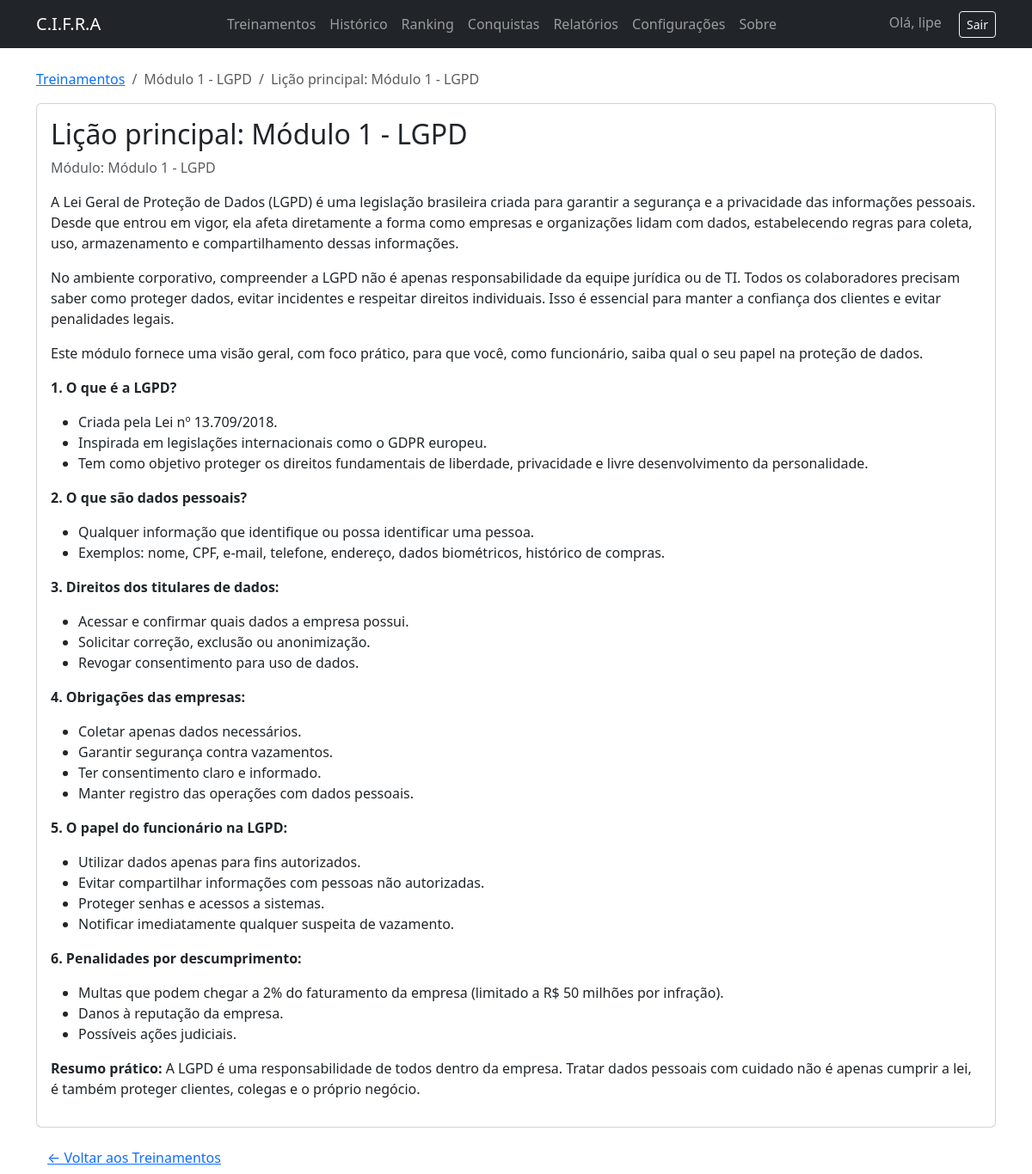
/training/modulo-1-lgpd/licao-principal-modulo-1-lgpd/ (signed in), run on the app's committed database.
### core/models.py (models this page shows, shortened)
class User(AbstractUser):
    ROLE_EMPLOYEE = "employee"
    ROLE_ADMIN_TI = "admin_ti"
    ROLE_CHOICES = [
        (ROLE_EMPLOYEE, "Funcionário"),
        (ROLE_ADMIN_TI, "Admin TI"),
    ]
    role = models.CharField(
        max_length=20,
        choices=ROLE_CHOICES,
        default=ROLE_EMPLOYEE,
    )
    score = models.IntegerField(default=0)

class Module(models.Model):
    title = models.CharField(max_length=200)
    slug = models.SlugField(unique=True, max_length=200)
    summary = models.TextField(blank=True)
    order = models.PositiveIntegerField(default=0)
    class Meta:
        ordering = ['order', 'title']
        verbose_name = "Módulo"
        verbose_name_plural = "Módulos"

class Lesson(models.Model):
    module = models.ForeignKey(Module, on_delete=models.CASCADE, related_name='lessons')
    title = models.CharField(max_length=200)
    slug = models.SlugField(max_length=200)
    content_html = models.TextField(blank=True, help_text="HTML sanitizado para renderizar a lição")
    content_markdown = models.TextField(blank=True, help_text="(Opcional) versão em markdown")
    order = models.PositiveIntegerField(default=0)
    created_at = models.DateTimeField(auto_now_add=True)
    resources_file = models.FileField(upload_to='lesson_resources/', null=True, blank=True,
                                      help_text="Arquivo (PDF/DOCX) disponível para download")
    class Meta:
        unique_together = ('module', 'slug')
        ordering = ['order']
        verbose_name = "Lição"
        verbose_name_plural = "Lições"

### core/views.py (the view)
# urls.py: path('training/<slug:module_slug>/<slug:lesson_slug>/', views.lesson_detail, name='lesson_detail'),  # detalhe de aula
@login_required
def lesson_detail(request, module_slug, lesson_slug):
    module = get_object_or_404(Module, slug=module_slug)
    lesson = get_object_or_404(Lesson, module=module, slug=lesson_slug)
    safe_html = bleach.clean(lesson.content_html or '', tags=ALLOWED_TAGS, attributes=ALLOWED_ATTRS, strip=True)
    if request.headers.get('x-requested-with') == 'XMLHttpRequest':
        return JsonResponse({'title': lesson.title, 'content_html': safe_html})
    return render(request, 'core/lesson_detail.html', {'module': module, 'lesson': lesson, 'content_html': safe_html})

### core/templates/core/lesson_detail.html (shortened to what this page needs)
{% extends "core/base.html" %}
{% block content %}
<nav aria-label="breadcrumb" class="mb-3">
  <ol class="breadcrumb">
    <li class="breadcrumb-item"><a href="{% url 'training' %}">Treinamentos</a></li>
    <li class="breadcrumb-item active" aria-current="page">{{ module.title }}</li>
    <li class="breadcrumb-item active" aria-current="page">{{ lesson.title }}</li>
  </ol>
</nav>
<div class="card mb-3">
  <div class="card-body">
    <h2 class="card-title">{{ lesson.title }}</h2>
    <p class="text-muted mb-3">Módulo: {{ module.title }}</p>
    <div class="lesson-content">
      {{ content_html|safe }}
    </div>
  </div>
</div>
<a class="btn btn-link" href="{% url 'training' %}">&larr; Voltar aos Treinamentos</a>
{% endblock %}

### core/templates/core/base.html (shortened to what this page needs)
<!DOCTYPE html>
<html lang="pt-BR">
<head>
    <link rel="stylesheet" href="https://cdn.jsdelivr.net/npm/bootstrap@5.3.0/dist/css/bootstrap.min.css">
</head>
<body>
<nav class="navbar navbar-expand-lg navbar-dark bg-dark mb-4">
    <div class="container">
        <a class="navbar-brand" href="{% url 'index' %}">C.I.F.R.A</a>
        <div>
            <ul class="navbar-nav me-auto">
              <li class="nav-item"><a class="nav-link" href="{% url 'training' %}">Treinamentos</a></li>
              <li class="nav-item"><a class="nav-link" href="{% url 'attempts' %}">Histórico</a></li>
              <li class="nav-item"><a class="nav-link" href="{% url 'ranking' %}">Ranking</a></li>
              <li class="nav-item"><a class="nav-link" href="{% url 'achievements' %}">Conquistas</a></li>
              {% if user.is_authenticated and user.role == "admin_ti" %}
                <li class="nav-item"><a class="nav-link" href="{% url 'reports' %}">Relatórios</a></li>
                <li class="nav-item"><a class="nav-link" href="{% url 'settings' %}">Configurações</a></li>
              {% endif %}
              <li class="nav-item"><a class="nav-link" href="{% url 'about' %}">Sobre</a></li>
            </ul>
        </div>
        <div>
            {% if user.is_authenticated %}
                <span class="navbar-text me-3">Olá, {{ user.username }}</span>
                <form action="{% url 'logout' %}" method="post" style="display:inline;">
                <button type="submit" class="btn btn-outline-light btn-sm">Sair</button>
                </form>
            {% else %}
                <a class="btn btn-outline-light btn-sm" href="{% url 'login' %}">Entrar</a>
            {% endif %}
        </div>
    </div>
</nav>
<div class="container">
    {% block content %}{% endblock %}
</div>
</body>
</html>

### data on the page
User: username "lipe"
Module: title "Módulo 1 - LGPD"
Lesson: title "Lição principal: Módulo 1 - LGPD"
